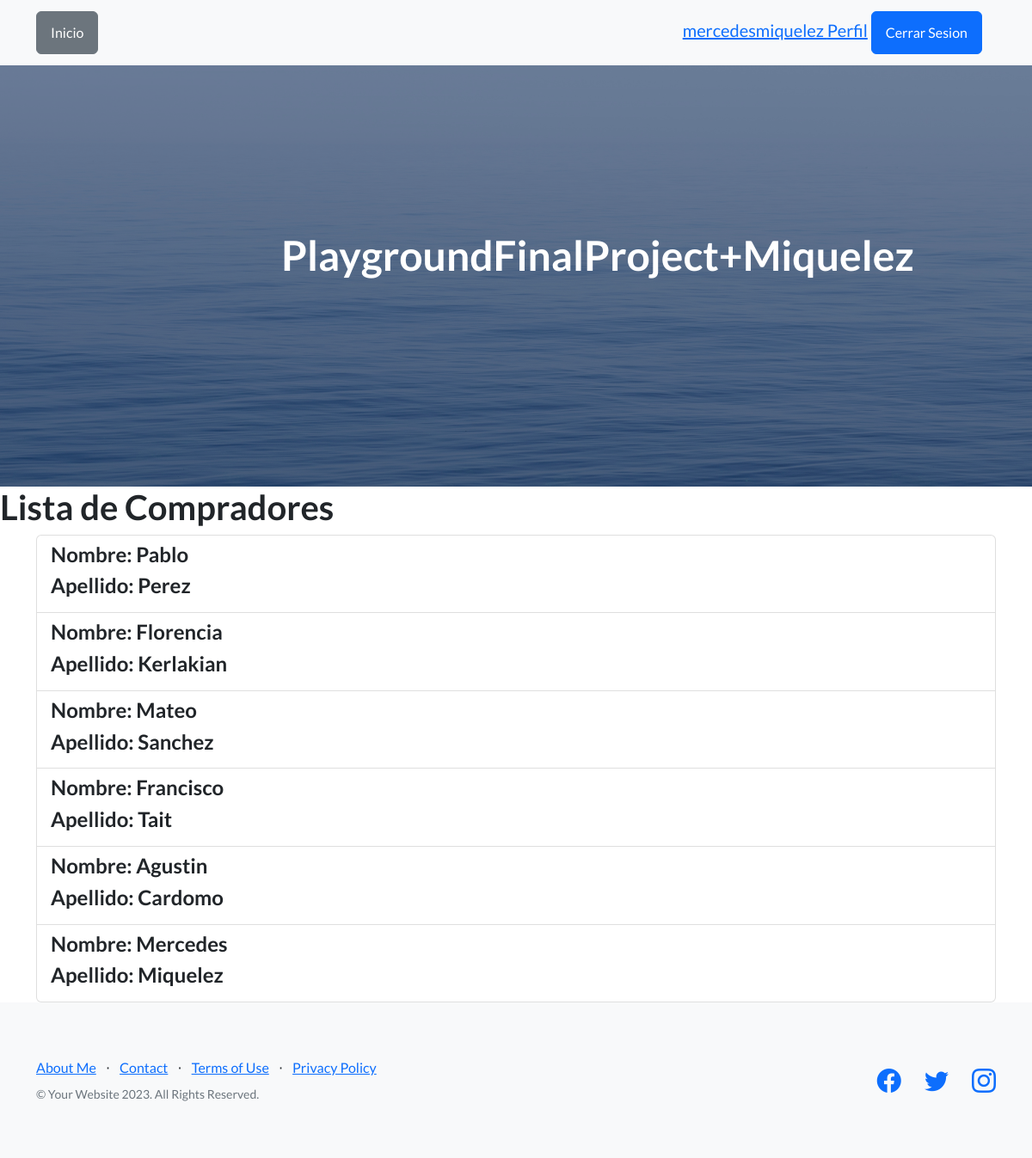
Screenshot of /app1/comprador_list/ (signed in) with the database file from the repository.
### app1/models.py (models this page shows, shortened)
class Comprador(models.Model):
    nombre = models.CharField(max_length=100)
    apellido = models.CharField(max_length=100)

### app1/views.py (the view)
# urls.py: path('comprador_list/', views.CompradorListView.as_view(), name='comprador_list'),
class CompradorListView(ListView):
    model = Comprador
    template_name = 'comprador_list.html'
    context_object_name = 'compradores'

### app1/Templates/comprador_list.html
{% extends 'index.html' %}
{% block content %}
  <h1>Lista de Compradores</h1>
  <div class="container">
    <ul class="list-group">
        {% for e in compradores %}
            <li class="list-group-item">
                <h4>Nombre: {{ e.nombre }}</h4>
                <h4>Apellido: {{ e.apellido }}</h4>
            </li>
        {% endfor %}
    </ul>
</div>
{% endblock %}

### app1/Templates/index.html (shortened to what this page needs)
{% load static %}
<!DOCTYPE html>
<html lang="en">
    <head>
        <link href="https://cdn.jsdelivr.net/npm/bootstrap-icons@1.5.0/font/bootstrap-icons.css" rel="stylesheet" type="text/css" />
        <link href="{% static 'css/styles.css' %}" rel="stylesheet" />
    </head>
    <body>
        <nav class="navbar navbar-light bg-light static-top">
            <div class="container">
                <a href="{% url 'app1:index' %}" class="btn btn-secondary">Inicio</a>
                {% if not request.user.is_authenticated %}
                <a class="btn btn-primary" href="{% url 'app1:login' %}">Iniciar Sesion</a>
                <a class="btn btn-primary" href="{% url 'app1:register' %}">Registrarse</a>
                {% else %}
                <div class="navbar-brand">
                    <a href="http://127.0.0.1:8000/app1/editarPerfil/">
                        {% if request.user.avatar %}
                        <img src="{{ user.avatar.image.url }}" alt="Avatar" height="48px">
                        {% else %}
                        {{ request.user.username }}
                        {% endif %}
                    Perfil</a>
                    <a class="btn btn-primary" href="{% url 'app1:logout' %}">Cerrar Sesion</a>
                </div>
                {% endif %}
            </div>
        </nav>
        <header class="masthead">
            <div class="container position-relative">
                <div class="row justify-content-center">
                    <div class="col-xl-6">
                        <div class="text-center text-white">
                            <h1 class="mb-5">PlaygroundFinalProject+Miquelez</h1>
                        </div>
                    </div>
                </div>
            </div>
        </header>
        {% block content %}{% endblock %}
        <footer class="footer bg-light">
            <div class="container">
                <div class="row">
                    <div class="col-lg-6 h-100 text-center text-lg-start my-auto">
                        <ul class="list-inline mb-2">
                            <li class="list-inline-item"><a href="http://127.0.0.1:8000/app1/aboutme/">About Me</a></li>
                            <li class="list-inline-item">⋅</li>
                            <li class="list-inline-item"><a href="#!">Contact</a></li>
                            <li class="list-inline-item">⋅</li>
                            <li class="list-inline-item"><a href="#!">Terms of Use</a></li>
                            <li class="list-inline-item">⋅</li>
                            <li class="list-inline-item"><a href="#!">Privacy Policy</a></li>
                        </ul>
                        <p class="text-muted small mb-4 mb-lg-0">&copy; Your Website 2023. All Rights Reserved.</p>
                    </div>
                    <div class="col-lg-6 h-100 text-center text-lg-end my-auto">
                        <ul class="list-inline mb-0">
                            <li class="list-inline-item me-4">
                                <a href="#!"><i class="bi-facebook fs-3"></i></a>
                            </li>
                            <li class="list-inline-item me-4">
                                <a href="#!"><i class="bi-twitter fs-3"></i></a>
                            </li>
                            <li class="list-inline-item">
                                <a href="#!"><i class="bi-instagram fs-3"></i></a>
                            </li>
                        </ul>
                    </div>
                </div>
            </div>
        </footer>
    </body>
</html>

### rows the page displays
Comprador: nombre "Pablo", apellido "Perez"
Comprador: nombre "Florencia", apellido "Kerlakian"
Comprador: nombre "Mateo", apellido "Sanchez"
Comprador: nombre "Francisco", apellido "Tait"
Comprador: nombre "Agustin", apellido "Cardomo"
Comprador: nombre "Mercedes", apellido "Miquelez"

### other values shown
{{ request.user.username }} "mercedesmiquelez"
